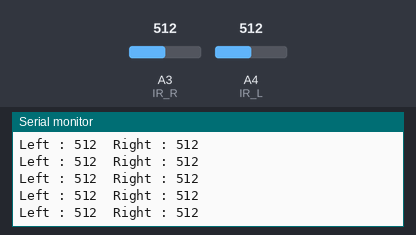
Recording of a sketch running on a simulated Arduino Uno, built with avr-gcc and run on an emulated ATmega328P. Parts: the last lines printed to the serial monitor. The inputs (shaded band) are chosen by the test bench; at power-on: A3 (IR_R) = 512, A4 (IR_L) = 512.

Above: at 1.2 s.
1.3 s: A3 (IR_R) set to 716
At 1.56 s:
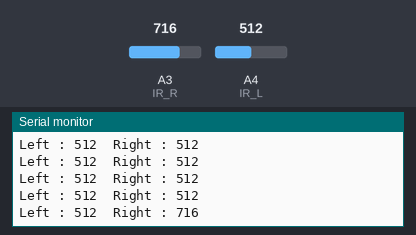
2.8 s: A4 (IR_L) set to 716
At 2.97 s:
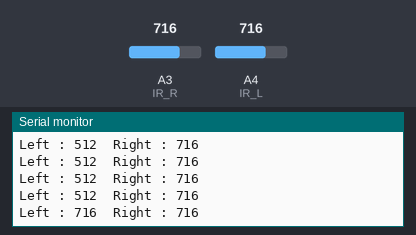
4.3 s: A3 (IR_R) set to 900
At 4.37 s:
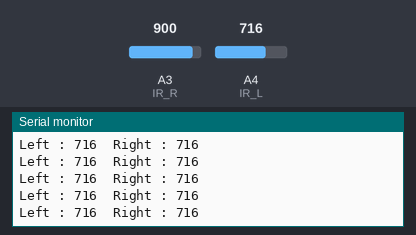
5.8 s: A4 (IR_L) set to 900
At 5.98 s:
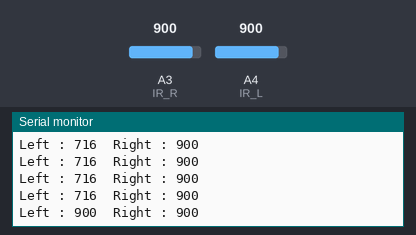
Timing chart, 0 to 8.3 s (numbered marks = the images above; inputs shaded):
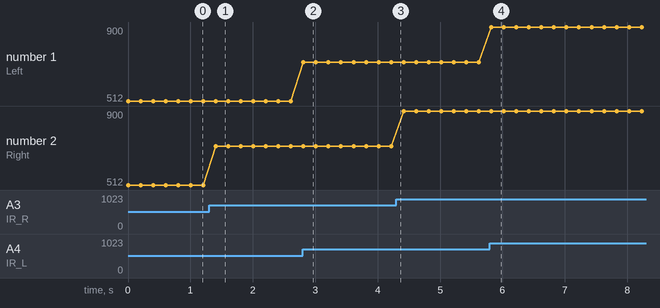

The sketch:

ir_sensor.ino
```cpp
const int IR_R = A3;  //  적외선센서 우측 핀
const int IR_L = A4;  // 적외선센서 좌측 핀

void setup() {
    Serial.begin(115200);
    pinMode(IR_R, INPUT);
    pinMode(IR_L, INPUT);
}

void loop() {

    Serial.print("Left : "); Serial.print(analogRead(IR_L));
    Serial.print("\tRight : "); Serial.println(analogRead(IR_R));
    delay(200);

}
```

Measured:
- after the input at 1.3 s, the serial monitor: prints a new line after 0.11 s (image 1)
- after the input at 2.8 s, the serial monitor: prints a new line at once (image 2)
- after the input at 5.8 s, the serial monitor: prints a new line at once (image 4)
- plotted number 2: 512 → 716 after the input at 1.3 s, 716 → 900 after the input at 4.3 s
